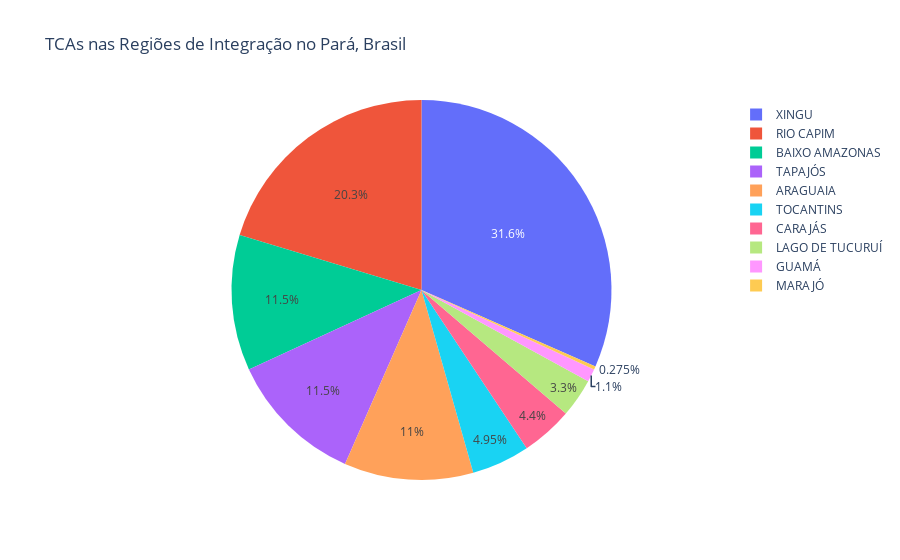

The notebook cell this image was saved under:
### Code cell
#TCAs nas Regiões de Integração no Pará, Brasil

import plotly.express as px
import pandas as pd

data = pd.read_excel('tab_dinamica_TCA.xlsx')

regInt = data['Região de Integração']
nTCA = data['TCA']

fig = px.pie(names = regInt, values = nTCA, title='TCAs nas Regiões de Integração no Pará, Brasil')
fig.show()

### Figure 1 — Plotly figure (JSON) as saved in the notebook; plotly's stock layout.template omitted (floating-point values rounded to 4 significant figures)
{"data": [{"domain": {"x": [0, 1], "y": [0, 1]}, "hovertemplate": "label=%{label}<br>value=%{value}<extra></extra>", "labels": ["ARAGUAIA", "BAIXO AMAZONAS", "CARAJÁS", "GUAMÁ", "LAGO DE TUCURUÍ", "MARAJÓ", "RIO CAPIM", "TAPAJÓS", "TOCANTINS", "XINGU"], "legendgroup": "", "name": "", "showlegend": true, "type": "pie", "values": [40, 42, 16, 4, 12, 1, 74, 42, 18, 115]}], "layout": {"legend": {"tracegroupgap": 0}, "title": {"text": "TCAs nas Regiões de Integração no Pará, Brasil"}}}
